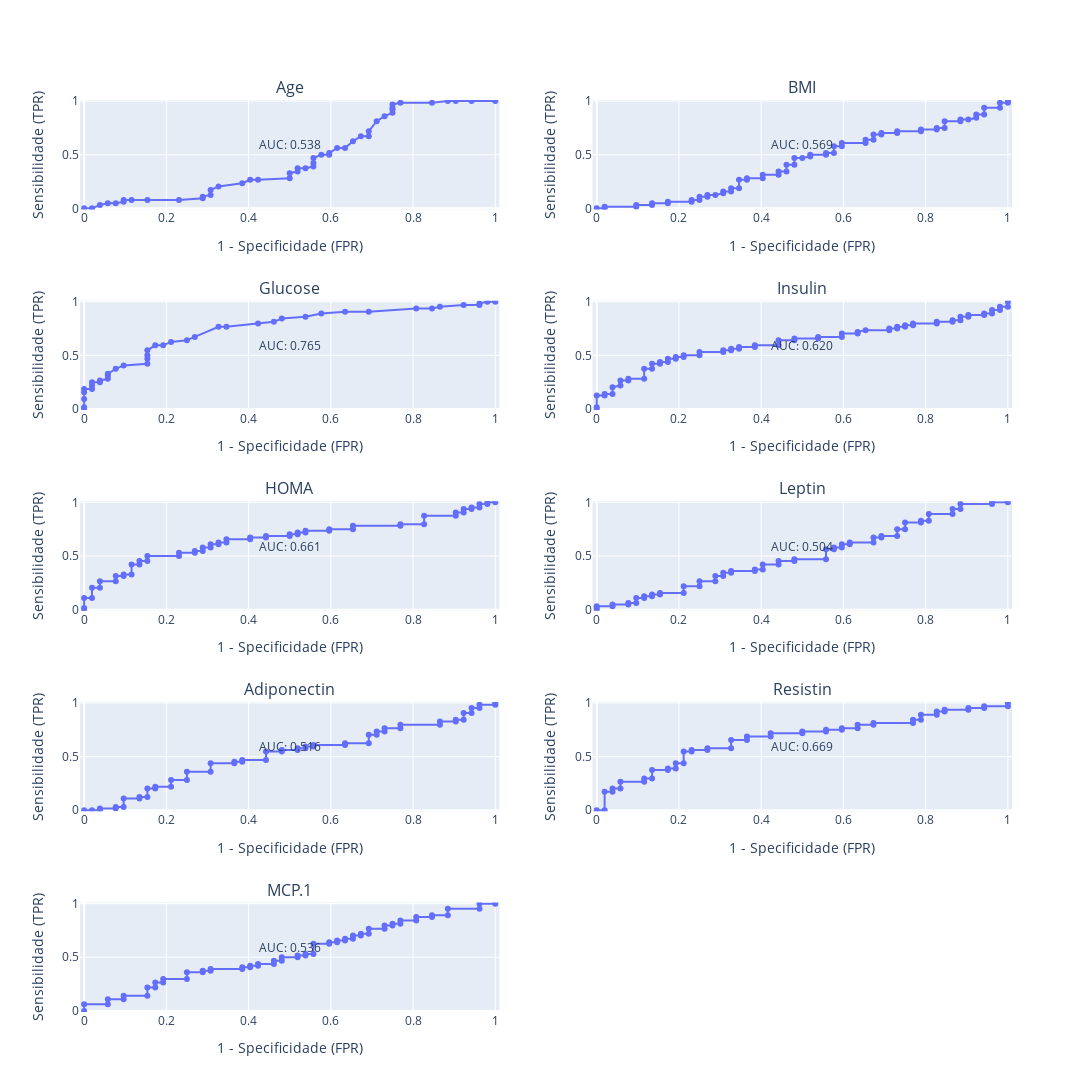
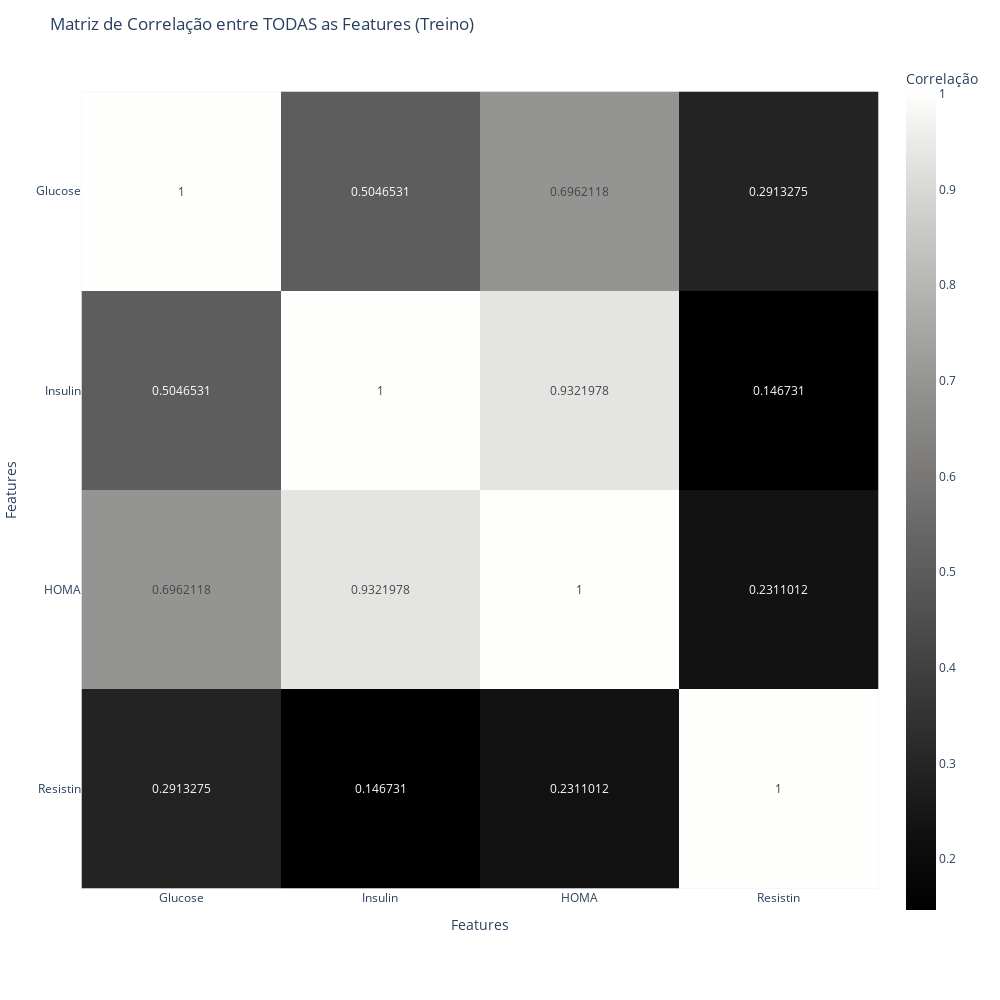

Notebook source saved alongside these figures, in order:
### Code cell
import numpy as np
from scipy.stats import kruskal

#--------------------------feature selection --------------------------
#Kruskal-Wallis
kruskal_selected_features = []
p_values = {}
classes = np.unique(y)
 
for feature in X.columns:
    groups = []
    for have_c in classes:
        groups.append(X.loc[y == have_c, feature]) #faz uma lista dependendo do valor do classification

    stat, p = kruskal(*groups) #stat fica com o valor H e p fica com o p-value
    p_values[feature] = p
    
    # Selecionar features com diferença estatisticamente significativa  (5% significance level)
    if p < 0.05:
        kruskal_selected_features.append(feature)
        print(f"Feature: {feature}, Kruskal-Wallis H-statistic: {stat}, p-value: {p}")

print("kruskal_selected_features:", kruskal_selected_features)
# ROC-AUC
import plotly.graph_objects as go
from sklearn.metrics import roc_curve, auc
from plotly.subplots import make_subplots
import math


# --- prepara dados (y_train e X_train já definidos) ---
classes = np.unique(y)
pos_label = classes[-1]   # define a classe positiva como a de maior valor (ex: 1 ou 2)


fnames = np.array(X.columns)
roc_auc = np.zeros(fnames.shape)


# --- calcular número de linhas e colunas para a grelha ---
n_features = len(fnames)
cols = 2  # alterado para 2 colunas
rows = math.ceil(n_features / cols)


# --- criar grelha de subplots ---
figR = make_subplots(
    rows=rows, 
    cols=cols,
    subplot_titles=[f for f in fnames],
    horizontal_spacing=0.1,
    vertical_spacing=0.1
)


# --- calcular curvas ROC e AUC para cada feature ---
i = 0
for idx, f in enumerate(fnames):
    x_feat = X[f].to_numpy().astype(float)
    y_true = y.to_numpy()


    # curva ROC + AUC
    fpr, tpr, _ = roc_curve(y_true, x_feat, pos_label=pos_label)
    a = auc(fpr, tpr)
    if a < 0.5:
        a = 1 - a  # inverter direção se necessário
    roc_auc[i] = a


    # calcular posição na grelha
    row = (idx // cols) + 1
    col = (idx % cols) + 1


    # adicionar trace ao subplot específico com cor fixa
    figR.add_scatter(
        x=fpr, 
        y=tpr, 
        mode='lines+markers',
        line=dict(color='#636EFA'),  # cor azul padrão do plotly
        marker=dict(color='#636EFA'),
        showlegend=False,
        row=row, 
        col=col
    )


    # adicionar anotação com AUC
    figR.add_annotation(
        x=0.5, y=0.5,
        text=f"AUC: {a:.3f}",
        showarrow=False,
        yshift=10,
        row=row, col=col
    )


    i += 1


# --- configurar layout ---
figR.update_xaxes(title_text="1 - Specificidade (FPR)", range=[-0.01, 1.01])
figR.update_yaxes(title_text="Sensibilidade (TPR)", range=[-0.01, 1.01])


figR.update_layout(
    autosize=False,
    height=700 * rows,
    width=1400,  # ajustado para 2 colunas
    showlegend=False
)


figR.show()



# --- selecionar features com AUC acima do limiar (ex: 0.60) ---
roc_auc_selected_features = fnames[roc_auc > 0.60]
print("roc_auc_selected_features:", roc_auc_selected_features)


# Matriz de Correlação entre todas as features (treino)
import plotly.express as px
X_roc = X[kruskal_selected_features]
eatures = X_roc.columns.tolist()

X_roc = X_roc.to_numpy().T
corrMat = np.corrcoef(X_roc)
fig = px.imshow(
    corrMat,
    text_auto=True,
    labels=dict(x="Features", y="Features", color="Correlação"),
    x=eatures,
    y=eatures,
    width=1000,
    height=1000,
    color_continuous_scale=px.colors.sequential.gray
)
fig.update_layout(title="Matriz de Correlação entre TODAS as Features (Treino)")
fig.show()
X = X[kruskal_selected_features]

# (80%) de treino e validaçao / (20%) de teste
X_train_val, X_test, y_train_val, y_test = train_test_split(X, y, test_size=0.2, random_state=42, stratify=y)

# 60% de treino / 20% de validação 
X_train, X_val, y_train, y_val = train_test_split(X_train_val, y_train_val, test_size=0.25, random_state=42, stratify=y_train_val)

print(f"Tamanho treino:      {len(X_train)}")
print(f"Tamanho validação:   {len(X_val)}")
print(f"Tamanho teste:       {len(X_test)}")
X
X_train.to_csv("X_train.csv", index=False)

### Figure 1 — Plotly figure (JSON) as saved in the notebook; plotly's stock layout.template omitted (floating-point values rounded to 4 significant figures)
{"data": [{"line": {"color": "#636EFA"}, "marker": {"color": "#636EFA"}, "mode": "lines+markers", "showlegend": false, "type": "scatter", "x": [0, 0.01923, 0.03846, 0.05769, 0.07692, 0.09615, 0.09615, 0.1154, 0.1538, 0.2308, 0.2885, 0.2885, 0.3077, 0.3077, 0.3269, 0.3846, 0.4038, 0.4231, 0.5, 0.5, 0.5192, 0.5192, 0.5385, 0.5577, 0.5577, 0.5577, 0.5769, 0.5962, 0.5962, 0.6154, 0.6346, 0.6538, 0.6731, 0.6923, 0.6923, 0.7115, 0.7308, 0.75, 0.75, 0.75, 0.75, 0.7692, 0.8462, 0.8846, 0.9038, 0.9423, 1], "xaxis": "x", "y": [0, 0, 0.03125, 0.04688, 0.04688, 0.0625, 0.07812, 0.07812, 0.07812, 0.07812, 0.09375, 0.1094, 0.125, 0.1719, 0.2031, 0.2344, 0.2656, 0.2656, 0.2812, 0.3281, 0.3438, 0.375, 0.375, 0.3906, 0.4219, 0.4688, 0.5, 0.5, 0.5156, 0.5625, 0.5625, 0.625, 0.6719, 0.6719, 0.7188, 0.8125, 0.8594, 0.8906, 0.9219, 0.9375, 0.9688, 0.9844, 0.9844, 1, 1, 1, 1], "yaxis": "y"}, {"line": {"color": "#636EFA"}, "marker": {"color": "#636EFA"}, "mode": "lines+markers", "showlegend": false, "type": "scatter", "x": [0, 0.01923, 0.01923, 0.09615, 0.09615, 0.1346, 0.1346, 0.1731, 0.1731, 0.2308, 0.2308, 0.25, 0.25, 0.2692, 0.2692, 0.2885, 0.3077, 0.3077, 0.3269, 0.3269, 0.3462, 0.3462, 0.3654, 0.3654, 0.4038, 0.4038, 0.4423, 0.4423, 0.4615, 0.4615, 0.4808, 0.4808, 0.5, 0.5192, 0.5192, 0.5577, 0.5577, 0.5769, 0.5769, 0.5962, 0.5962, 0.6538, 0.6538, 0.6731, 0.6731, 0.6923, 0.6923, 0.7308, 0.7308, 0.7885, 0.7885, 0.8269, 0.8269, 0.8462, 0.8462, 0.8846, 0.8846, 0.9038, 0.9231, 0.9231, 0.9423, 0.9423, 0.9808, 0.9808, 1, 1], "xaxis": "x2", "y": [0, 0, 0.01562, 0.01562, 0.03125, 0.03125, 0.04688, 0.04688, 0.0625, 0.0625, 0.07812, 0.07812, 0.1094, 0.1094, 0.125, 0.125, 0.1406, 0.1562, 0.1562, 0.1875, 0.1875, 0.2656, 0.2656, 0.2812, 0.2812, 0.3125, 0.3125, 0.3438, 0.3438, 0.4062, 0.4062, 0.4688, 0.4688, 0.4844, 0.5, 0.5, 0.5156, 0.5156, 0.5781, 0.5781, 0.6094, 0.6094, 0.6406, 0.6406, 0.6875, 0.6875, 0.7031, 0.7031, 0.7188, 0.7188, 0.7344, 0.7344, 0.75, 0.75, 0.8125, 0.8125, 0.8281, 0.8281, 0.8438, 0.875, 0.875, 0.9375, 0.9375, 0.9844, 0.9844, 1], "yaxis": "y2"}, {"line": {"color": "#636EFA"}, "marker": {"color": "#636EFA"}, "mode": "lines+markers", "showlegend": false, "type": "scatter", "x": [0, 0, 0, 0, 0, 0.01923, 0.01923, 0.01923, 0.03846, 0.03846, 0.05769, 0.05769, 0.05769, 0.07692, 0.09615, 0.1538, 0.1538, 0.1538, 0.1538, 0.1731, 0.1923, 0.2115, 0.25, 0.2692, 0.3269, 0.3462, 0.4231, 0.4615, 0.4808, 0.5385, 0.5769, 0.6346, 0.6923, 0.8077, 0.8462, 0.8654, 0.9231, 0.9615, 0.9615, 0.9808, 1], "xaxis": "x3", "y": [0, 0.01562, 0.09375, 0.1562, 0.1875, 0.1875, 0.2188, 0.25, 0.25, 0.2656, 0.2812, 0.3125, 0.3281, 0.375, 0.4062, 0.4219, 0.4688, 0.5, 0.5469, 0.5938, 0.5938, 0.625, 0.6406, 0.6719, 0.7656, 0.7656, 0.7969, 0.8125, 0.8438, 0.8594, 0.8906, 0.9062, 0.9062, 0.9375, 0.9375, 0.9531, 0.9688, 0.9688, 0.9844, 1, 1], "yaxis": "y3"}, {"line": {"color": "#636EFA"}, "marker": {"color": "#636EFA"}, "mode": "lines+markers", "showlegend": false, "type": "scatter", "x": [0, 0, 0, 0.01923, 0.01923, 0.03846, 0.03846, 0.05769, 0.05769, 0.07692, 0.07692, 0.1154, 0.1154, 0.1346, 0.1346, 0.1538, 0.1538, 0.1731, 0.1731, 0.1923, 0.1923, 0.2115, 0.2115, 0.25, 0.25, 0.3077, 0.3077, 0.3269, 0.3269, 0.3462, 0.3462, 0.3846, 0.3846, 0.4423, 0.4423, 0.4808, 0.4808, 0.5385, 0.5385, 0.5962, 0.5962, 0.6346, 0.6346, 0.6538, 0.7115, 0.7115, 0.7308, 0.7308, 0.75, 0.75, 0.7692, 0.7692, 0.8269, 0.8269, 0.8654, 0.8654, 0.8846, 0.8846, 0.9038, 0.9038, 0.9423, 0.9423, 0.9615, 0.9615, 0.9808, 0.9808, 1, 1], "xaxis": "x4", "y": [0, 0.01562, 0.125, 0.125, 0.1406, 0.1406, 0.2031, 0.2188, 0.2656, 0.2656, 0.2812, 0.2812, 0.375, 0.375, 0.4219, 0.4219, 0.4375, 0.4375, 0.4688, 0.4688, 0.4844, 0.4844, 0.5, 0.5, 0.5312, 0.5312, 0.5469, 0.5469, 0.5625, 0.5625, 0.5781, 0.5781, 0.5938, 0.5938, 0.6406, 0.6406, 0.6562, 0.6562, 0.6719, 0.6719, 0.7031, 0.7031, 0.7188, 0.7344, 0.7344, 0.75, 0.75, 0.7656, 0.7656, 0.7812, 0.7812, 0.7969, 0.7969, 0.8125, 0.8125, 0.8281, 0.8281, 0.8594, 0.8594, 0.875, 0.875, 0.8906, 0.8906, 0.9219, 0.9219, 0.9531, 0.9531, 1], "yaxis": "y4"}, {"line": {"color": "#636EFA"}, "marker": {"color": "#636EFA"}, "mode": "lines+markers", "showlegend": false, "type": "scatter", "x": [0, 0, 0, 0.01923, 0.01923, 0.03846, 0.03846, 0.07692, 0.07692, 0.09615, 0.09615, 0.1154, 0.1154, 0.1346, 0.1346, 0.1538, 0.1538, 0.2308, 0.2308, 0.2692, 0.2692, 0.2885, 0.2885, 0.3077, 0.3077, 0.3269, 0.3269, 0.3462, 0.3462, 0.4038, 0.4038, 0.4423, 0.4423, 0.5, 0.5, 0.5192, 0.5192, 0.5385, 0.5385, 0.5962, 0.5962, 0.6538, 0.6538, 0.7692, 0.7692, 0.8269, 0.8269, 0.9038, 0.9038, 0.9231, 0.9231, 0.9423, 0.9423, 0.9615, 0.9615, 0.9808, 0.9808, 1], "xaxis": "x5", "y": [0, 0.01562, 0.1094, 0.1094, 0.2031, 0.2031, 0.2656, 0.2656, 0.3125, 0.3125, 0.3281, 0.3281, 0.4219, 0.4219, 0.4531, 0.4531, 0.5, 0.5, 0.5312, 0.5312, 0.5469, 0.5469, 0.5781, 0.5781, 0.6094, 0.6094, 0.625, 0.625, 0.6562, 0.6562, 0.6719, 0.6719, 0.6875, 0.6875, 0.7031, 0.7031, 0.7188, 0.7188, 0.7344, 0.7344, 0.75, 0.75, 0.7812, 0.7812, 0.7969, 0.7969, 0.875, 0.875, 0.9062, 0.9062, 0.9375, 0.9375, 0.9531, 0.9531, 0.9844, 0.9844, 1, 1], "yaxis": "y5"}, {"line": {"color": "#636EFA"}, "marker": {"color": "#636EFA"}, "mode": "lines+markers", "showlegend": false, "type": "scatter", "x": [0, 0, 0, 0.03846, 0.03846, 0.07692, 0.07692, 0.09615, 0.09615, 0.1154, 0.1154, 0.1346, 0.1346, 0.1538, 0.1538, 0.2115, 0.2115, 0.25, 0.25, 0.2885, 0.2885, 0.3077, 0.3077, 0.3269, 0.3269, 0.3846, 0.3846, 0.4038, 0.4038, 0.4423, 0.4423, 0.4808, 0.4808, 0.5577, 0.5577, 0.5769, 0.5769, 0.5962, 0.5962, 0.6154, 0.6154, 0.6731, 0.6731, 0.6923, 0.6923, 0.7308, 0.7308, 0.75, 0.75, 0.7885, 0.7885, 0.8077, 0.8077, 0.8654, 0.8654, 0.8846, 0.8846, 0.9615, 0.9615, 1], "xaxis": "x6", "y": [0, 0.01562, 0.03125, 0.03125, 0.04688, 0.04688, 0.0625, 0.0625, 0.1094, 0.1094, 0.125, 0.125, 0.1406, 0.1406, 0.1562, 0.1562, 0.2188, 0.2188, 0.2656, 0.2656, 0.3125, 0.3125, 0.3438, 0.3438, 0.3594, 0.3594, 0.375, 0.375, 0.4219, 0.4219, 0.4531, 0.4531, 0.4688, 0.4688, 0.5625, 0.5625, 0.5781, 0.5781, 0.6094, 0.6094, 0.625, 0.625, 0.6719, 0.6719, 0.6875, 0.6875, 0.75, 0.75, 0.8125, 0.8125, 0.8281, 0.8281, 0.8906, 0.8906, 0.9375, 0.9375, 0.9844, 0.9844, 1, 1], "yaxis": "y6"}, {"line": {"color": "#636EFA"}, "marker": {"color": "#636EFA"}, "mode": "lines+markers", "showlegend": false, "type": "scatter", "x": [0, 0.01923, 0.03846, 0.03846, 0.07692, 0.07692, 0.09615, 0.09615, 0.1346, 0.1346, 0.1538, 0.1538, 0.1731, 0.1731, 0.2115, 0.2115, 0.25, 0.25, 0.3077, 0.3077, 0.3654, 0.3654, 0.3846, 0.3846, 0.4423, 0.4423, 0.4808, 0.4808, 0.5192, 0.5192, 0.5385, 0.5385, 0.5577, 0.5577, 0.6346, 0.6346, 0.6923, 0.6923, 0.7115, 0.7115, 0.7308, 0.7308, 0.7692, 0.7692, 0.8654, 0.8654, 0.9038, 0.9038, 0.9231, 0.9231, 0.9423, 0.9423, 0.9615, 0.9615, 1, 1], "xaxis": "x7", "y": [0, 0, 0, 0.01562, 0.01562, 0.03125, 0.03125, 0.1094, 0.1094, 0.125, 0.125, 0.2031, 0.2031, 0.2188, 0.2188, 0.2812, 0.2812, 0.3594, 0.3594, 0.4375, 0.4375, 0.4531, 0.4531, 0.4688, 0.4688, 0.5469, 0.5469, 0.5625, 0.5625, 0.5781, 0.5781, 0.5938, 0.5938, 0.6094, 0.6094, 0.625, 0.625, 0.7031, 0.7031, 0.7344, 0.7344, 0.7656, 0.7656, 0.7969, 0.7969, 0.8281, 0.8281, 0.8438, 0.8438, 0.9062, 0.9062, 0.9531, 0.9531, 0.9844, 0.9844, 1], "yaxis": "y7"}, {"line": {"color": "#636EFA"}, "marker": {"color": "#636EFA"}, "mode": "lines+markers", "showlegend": false, "type": "scatter", "x": [0, 0.01923, 0.01923, 0.03846, 0.03846, 0.05769, 0.05769, 0.1154, 0.1154, 0.1346, 0.1346, 0.1731, 0.1731, 0.1923, 0.1923, 0.2115, 0.2115, 0.2308, 0.2308, 0.2692, 0.2692, 0.3269, 0.3269, 0.3654, 0.3654, 0.4231, 0.4231, 0.5, 0.5, 0.5577, 0.5577, 0.5962, 0.5962, 0.6346, 0.6346, 0.6731, 0.6731, 0.7692, 0.7692, 0.7885, 0.7885, 0.8269, 0.8269, 0.8462, 0.8462, 0.9038, 0.9038, 0.9423, 0.9423, 1, 1], "xaxis": "x8", "y": [0, 0, 0.1719, 0.1719, 0.2031, 0.2031, 0.2656, 0.2656, 0.2969, 0.2969, 0.375, 0.375, 0.3906, 0.3906, 0.4375, 0.4375, 0.5469, 0.5469, 0.5625, 0.5625, 0.5781, 0.5781, 0.6562, 0.6562, 0.6875, 0.6875, 0.7188, 0.7188, 0.7344, 0.7344, 0.75, 0.75, 0.7656, 0.7656, 0.7969, 0.7969, 0.8125, 0.8125, 0.8438, 0.8438, 0.8906, 0.8906, 0.9219, 0.9219, 0.9375, 0.9375, 0.9531, 0.9531, 0.9688, 0.9688, 1], "yaxis": "y8"}, {"line": {"color": "#636EFA"}, "marker": {"color": "#636EFA"}, "mode": "lines+markers", "showlegend": false, "type": "scatter", "x": [0, 0, 0.05769, 0.05769, 0.09615, 0.09615, 0.1538, 0.1538, 0.1731, 0.1731, 0.1923, 0.1923, 0.25, 0.25, 0.2885, 0.2885, 0.3077, 0.3077, 0.3846, 0.3846, 0.4038, 0.4038, 0.4231, 0.4231, 0.4615, 0.4615, 0.4808, 0.4808, 0.5192, 0.5192, 0.5385, 0.5385, 0.5577, 0.5577, 0.5962, 0.5962, 0.6154, 0.6154, 0.6346, 0.6346, 0.6538, 0.6538, 0.6731, 0.6731, 0.6923, 0.6923, 0.7308, 0.7308, 0.75, 0.75, 0.7692, 0.7692, 0.8077, 0.8077, 0.8462, 0.8462, 0.8846, 0.8846, 0.9615, 0.9615, 1], "xaxis": "x9", "y": [0, 0.0625, 0.0625, 0.1094, 0.1094, 0.1406, 0.1406, 0.2188, 0.2188, 0.2656, 0.2656, 0.2969, 0.2969, 0.3594, 0.3594, 0.375, 0.375, 0.3906, 0.3906, 0.4062, 0.4062, 0.4219, 0.4219, 0.4375, 0.4375, 0.4688, 0.4688, 0.5, 0.5, 0.5156, 0.5156, 0.5312, 0.5312, 0.625, 0.625, 0.6406, 0.6406, 0.6562, 0.6562, 0.6719, 0.6719, 0.7031, 0.7031, 0.7188, 0.7188, 0.7656, 0.7656, 0.7969, 0.7969, 0.8125, 0.8125, 0.8438, 0.8438, 0.875, 0.875, 0.8906, 0.8906, 0.9531, 0.9531, 1, 1], "yaxis": "y9"}], "layout": {"annotations": [{"font": {"size": 16}, "showarrow": false, "text": "Age", "x": 0.225, "xanchor": "center", "xref": "paper", "y": 1, "yanchor": "bottom", "yref": "paper"}, {"font": {"size": 16}, "showarrow": false, "text": "BMI", "x": 0.775, "xanchor": "center", "xref": "paper", "y": 1, "yanchor": "bottom", "yref": "paper"}, {"font": {"size": 16}, "showarrow": false, "text": "Glucose", "x": 0.225, "xanchor": "center", "xref": "paper", "y": 0.78, "yanchor": "bottom", "yref": "paper"}, {"font": {"size": 16}, "showarrow": false, "text": "Insulin", "x": 0.775, "xanchor": "center", "xref": "paper", "y": 0.78, "yanchor": "bottom", "yref": "paper"}, {"font": {"size": 16}, "showarrow": false, "text": "HOMA", "x": 0.225, "xanchor": "center", "xref": "paper", "y": 0.56, "yanchor": "bottom", "yref": "paper"}, {"font": {"size": 16}, "showarrow": false, "text": "Leptin", "x": 0.775, "xanchor": "center", "xref": "paper", "y": 0.56, "yanchor": "bottom", "yref": "paper"}, {"font": {"size": 16}, "showarrow": false, "text": "Adiponectin", "x": 0.225, "xanchor": "center", "xref": "paper", "y": 0.34, "yanchor": "bottom", "yref": "paper"}, {"font": {"size": 16}, "showarrow": false, "text": "Resistin", "x": 0.775, "xanchor": "center", "xref": "paper", "y": 0.34, "yanchor": "bottom", "yref": "paper"}, {"font": {"size": 16}, "showarrow": false, "text": "MCP.1", "x": 0.225, "xanchor": "center", "xref": "paper", "y": 0.12, "yanchor": "bottom", "yref": "paper"}, {"showarrow": false, "text": "AUC: 0.538", "x": 0.5, "xref": "x", "y": 0.5, "yref": "y", "yshift": 10}, {"showarrow": false, "text": "AUC: 0.569", "x": 0.5, "xref": "x2", "y": 0.5, "yref": "y2", "yshift": 10}, {"showarrow": false, "text": "AUC: 0.765", "x": 0.5, "xref": "x3", "y": 0.5, "yref": "y3", "yshift": 10}, {"showarrow": false, "text": "AUC: 0.620", "x": 0.5, "xref": "x4", "y": 0.5, "yref": "y4", "yshift": 10}, {"showarrow": false, "text": "AUC: 0.661", "x": 0.5, "xref": "x5", "y": 0.5, "yref": "y5", "yshift": 10}, {"showarrow": false, "text": "AUC: 0.504", "x": 0.5, "xref": "x6", "y": 0.5, "yref": "y6", "yshift": 10}, {"showarrow": false, "text": "AUC: 0.516", "x": 0.5, "xref": "x7", "y": 0.5, "yref": "y7", "yshift": 10}, {"showarrow": false, "text": "AUC: 0.669", "x": 0.5, "xref": "x8", "y": 0.5, "yref": "y8", "yshift": 10}, {"showarrow": false, "text": "AUC: 0.536", "x": 0.5, "xref": "x9", "y": 0.5, "yref": "y9", "yshift": 10}], "autosize": false, "height": 3500, "showlegend": false, "width": 1400, "xaxis": {"anchor": "y", "domain": [0, 0.45], "range": [-0.01, 1.01], "title": {"text": "1 - Specificidade (FPR)"}}, "xaxis10": {"anchor": "y10", "domain": [0.55, 1], "range": [-0.01, 1.01], "title": {"text": "1 - Specificidade (FPR)"}}, "xaxis2": {"anchor": "y2", "domain": [0.55, 1], "range": [-0.01, 1.01], "title": {"text": "1 - Specificidade (FPR)"}}, "xaxis3": {"anchor": "y3", "domain": [0, 0.45], "range": [-0.01, 1.01], "title": {"text": "1 - Specificidade (FPR)"}}, "xaxis4": {"anchor": "y4", "domain": [0.55, 1], "range": [-0.01, 1.01], "title": {"text": "1 - Specificidade (FPR)"}}, "xaxis5": {"anchor": "y5", "domain": [0, 0.45], "range": [-0.01, 1.01], "title": {"text": "1 - Specificidade (FPR)"}}, "xaxis6": {"anchor": "y6", "domain": [0.55, 1], "range": [-0.01, 1.01], "title": {"text": "1 - Specificidade (FPR)"}}, "xaxis7": {"anchor": "y7", "domain": [0, 0.45], "range": [-0.01, 1.01], "title": {"text": "1 - Specificidade (FPR)"}}, "xaxis8": {"anchor": "y8", "domain": [0.55, 1], "range": [-0.01, 1.01], "title": {"text": "1 - Specificidade (FPR)"}}, "xaxis9": {"anchor": "y9", "domain": [0, 0.45], "range": [-0.01, 1.01], "title": {"text": "1 - Specificidade (FPR)"}}, "yaxis": {"anchor": "x", "domain": [0.88, 1], "range": [-0.01, 1.01], "title": {"text": "Sensibilidade (TPR)"}}, "yaxis10": {"anchor": "x10", "domain": [0, 0.12], "range": [-0.01, 1.01], "title": {"text": "Sensibilidade (TPR)"}}, "yaxis2": {"anchor": "x2", "domain": [0.88, 1], "range": [-0.01, 1.01], "title": {"text": "Sensibilidade (TPR)"}}, "yaxis3": {"anchor": "x3", "domain": [0.66, 0.78], "range": [-0.01, 1.01], "title": {"text": "Sensibilidade (TPR)"}}, "yaxis4": {"anchor": "x4", "domain": [0.66, 0.78], "range": [-0.01, 1.01], "title": {"text": "Sensibilidade (TPR)"}}, "yaxis5": {"anchor": "x5", "domain": [0.44, 0.56], "range": [-0.01, 1.01], "title": {"text": "Sensibilidade (TPR)"}}, "yaxis6": {"anchor": "x6", "domain": [0.44, 0.56], "range": [-0.01, 1.01], "title": {"text": "Sensibilidade (TPR)"}}, "yaxis7": {"anchor": "x7", "domain": [0.22, 0.34], "range": [-0.01, 1.01], "title": {"text": "Sensibilidade (TPR)"}}, "yaxis8": {"anchor": "x8", "domain": [0.22, 0.34], "range": [-0.01, 1.01], "title": {"text": "Sensibilidade (TPR)"}}, "yaxis9": {"anchor": "x9", "domain": [0, 0.12], "range": [-0.01, 1.01], "title": {"text": "Sensibilidade (TPR)"}}}}

### Figure 2 — Plotly figure (JSON) as saved in the notebook; plotly's stock layout.template omitted (floating-point values rounded to 4 significant figures)
{"data": [{"coloraxis": "coloraxis", "hovertemplate": "Features: %{x}<br>Features: %{y}<br>Correlação: %{z}<extra></extra>", "name": "0", "texttemplate": "%{z}", "type": "heatmap", "x": ["Glucose", "Insulin", "HOMA", "Resistin"], "xaxis": "x", "y": ["Glucose", "Insulin", "HOMA", "Resistin"], "yaxis": "y", "z": [[1, 0.5047, 0.6962, 0.2913], [0.5047, 1, 0.9322, 0.1467], [0.6962, 0.9322, 1.0, 0.2311], [0.2913, 0.1467, 0.2311, 1]]}], "layout": {"coloraxis": {"colorbar": {"title": {"text": "Correlação"}}, "colorscale": [[0, "rgb(0, 0, 0)"], [0.09091, "rgb(16, 16, 16)"], [0.1818, "rgb(38, 38, 38)"], [0.2727, "rgb(59, 59, 59)"], [0.3636, "rgb(81, 80, 80)"], [0.4545, "rgb(102, 101, 101)"], [0.5455, "rgb(124, 123, 122)"], [0.6364, "rgb(146, 146, 145)"], [0.7273, "rgb(171, 171, 170)"], [0.8182, "rgb(197, 197, 195)"], [0.9091, "rgb(224, 224, 223)"], [1, "rgb(254, 254, 253)"]]}, "height": 1000, "margin": {"t": 60}, "title": {"text": "Matriz de Correlação entre TODAS as Features (Treino)"}, "width": 1000, "xaxis": {"anchor": "y", "constrain": "domain", "domain": [0, 1], "scaleanchor": "y", "title": {"text": "Features"}}, "yaxis": {"anchor": "x", "autorange": "reversed", "constrain": "domain", "domain": [0, 1], "title": {"text": "Features"}}}}
